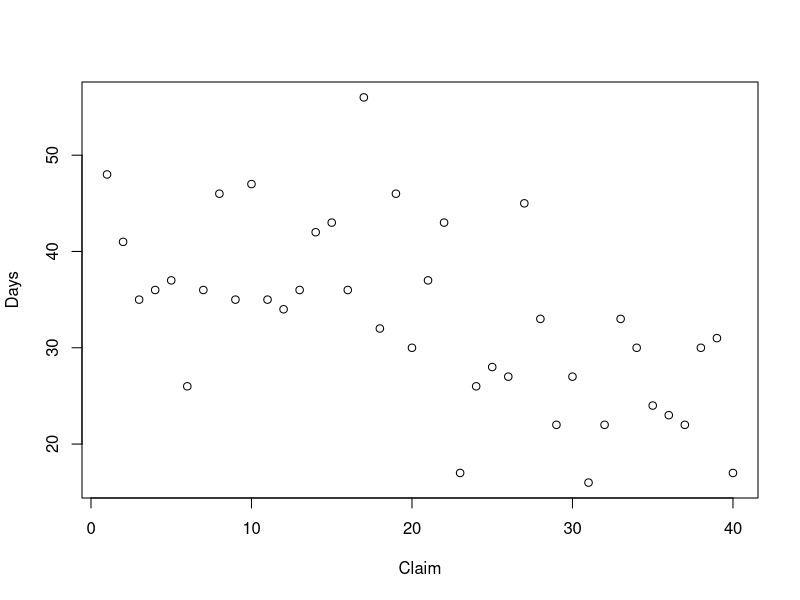
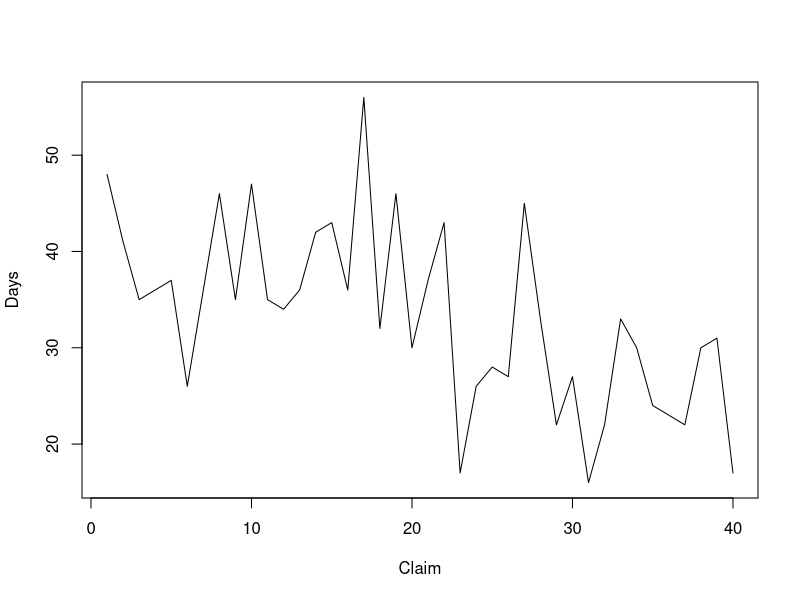
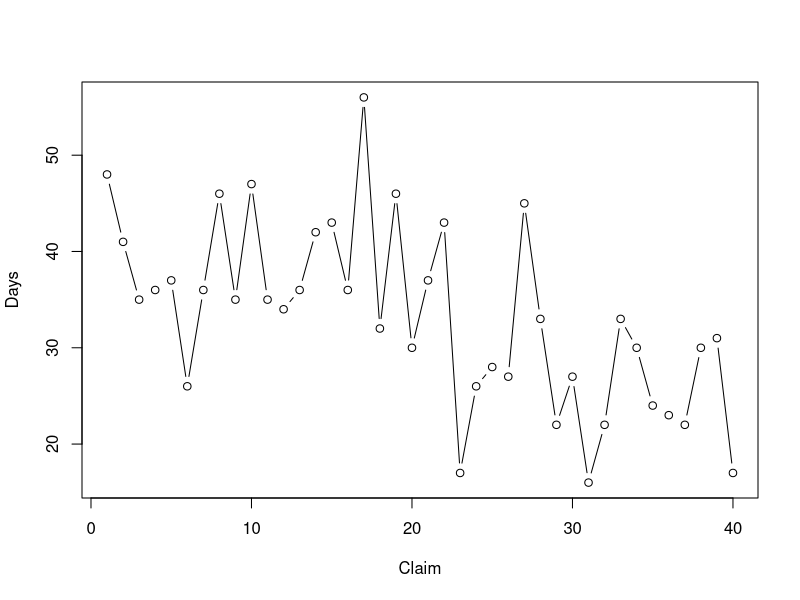
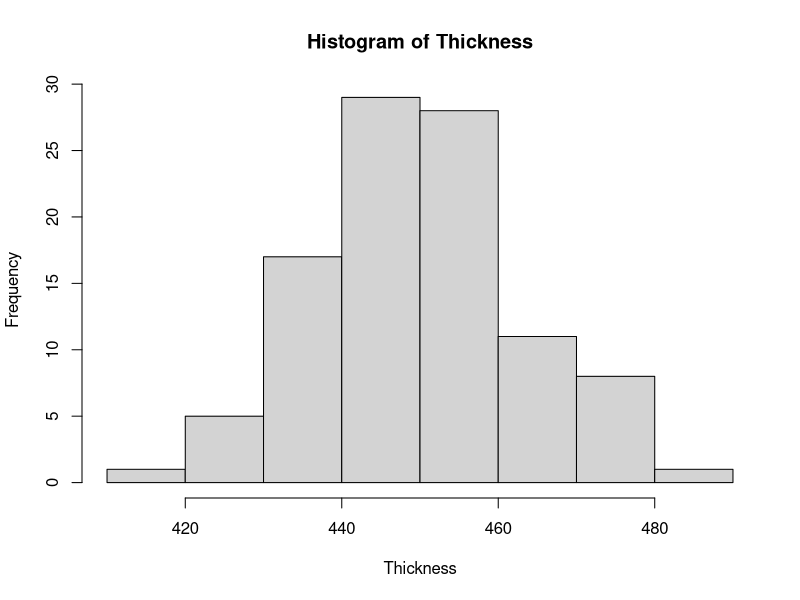
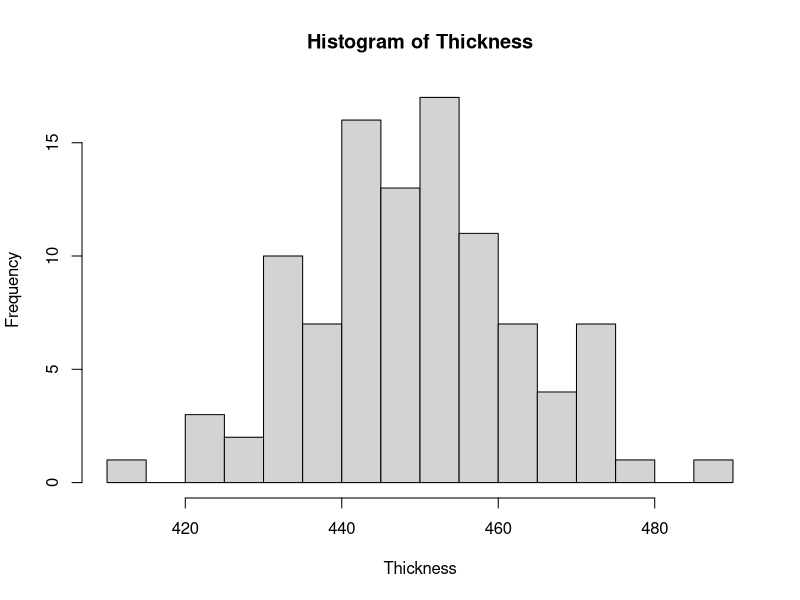
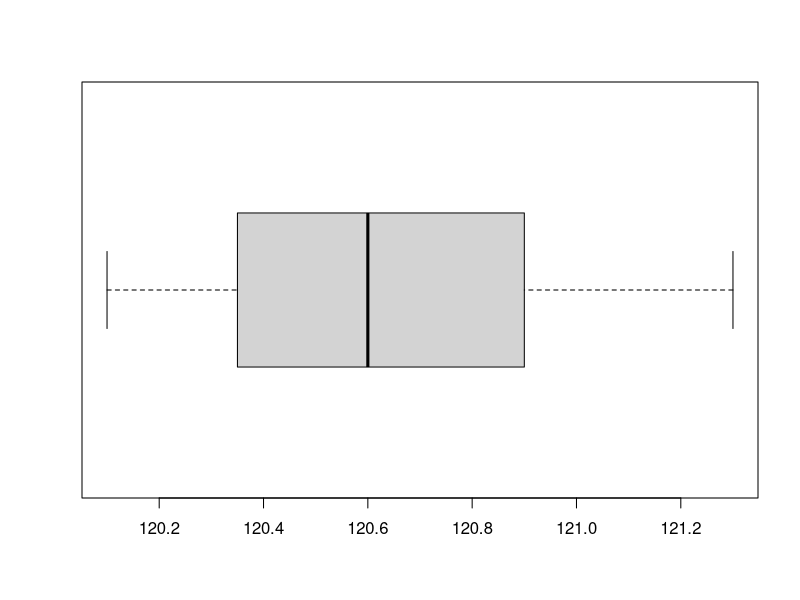
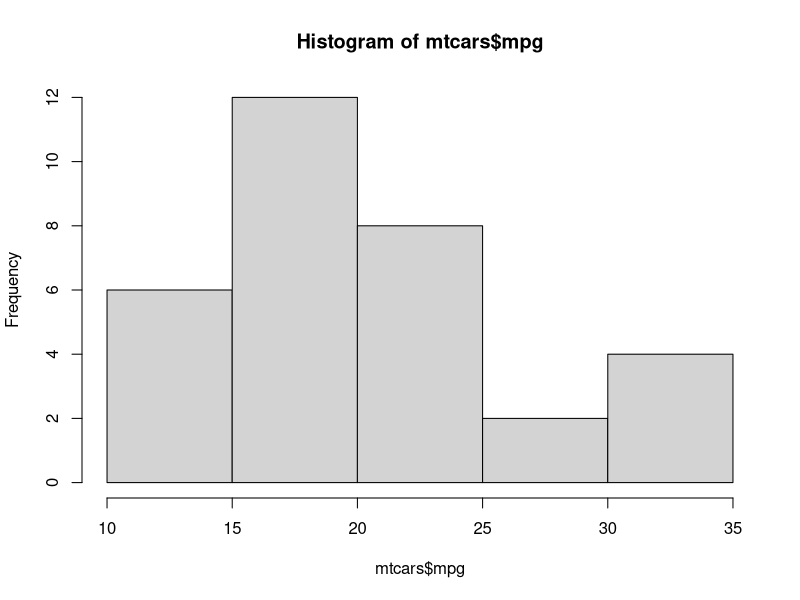
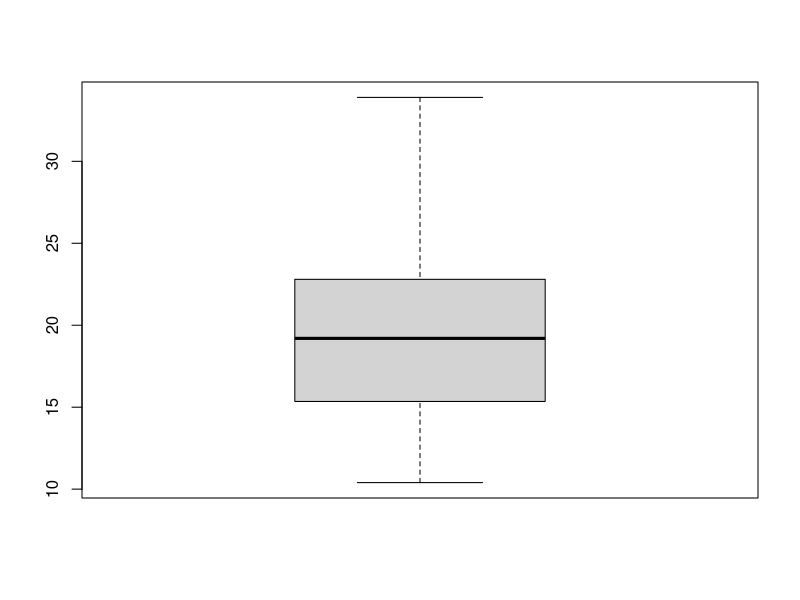

Source code (R) for these figures, in order:
# Data from Table 3.1
Claim=1:40
Days=c(48,41,35,36,37,26,36,46,35,47,
       35,34,36,42,43,36,56,32,46,30,
       37,43,17,26,28,27,45,33,22,27,
       16,22,33,30,24,23,22,30,31,17)

# Numerical summaries

n=length(Days)
n

n/2; n/2 + 1

sort(Days)
sort(Days)[20:21]
mean(sort(Days)[20:21])
median(Days)

?quantile

quantile(Days,.10)

quarts=quantile(Days,c(.25,.50,.75))
quarts

quarts[3]-quarts[1]
IQR(Days)

quarts[1]-1.5*IQR(Days)
quarts[3]+1.5*IQR(Days)

sum(Days)/length(Days)
mean(Days)

sum((Days-mean(Days))^2)/(length(Days)-1)
(sum(Days^2)-sum(Days)^2/length(Days))/(length(Days)-1)
var(Days)

sqrt(var(Days))
sd(Days)

ex1=1:5
ex2=ex1+10
ex3=ex1*10
ex4=ex1; ex4[5]=50
rbind(ex1,ex2,ex3,ex4)

mean(ex1); mean(ex2); mean(ex3); mean(ex4)

median(ex1); median(ex2); median(ex3); median(ex4)

IQR(ex1); IQR(ex2); IQR(ex3); IQR(ex4)

sd(ex1); sd(ex2); sd(ex3); sd(ex4)

# Visual summaries

stem(Days)

?stem

stem(Days, scale=.5)

plot(y=Days, x=Claim)          # Figure 3.2
plot(y=Days, x=Claim, type='l')
plot(Days~Claim, type='b')


# Data from Table 3.2
Thickness=c(438,413,444,468,445,472,474,454,455,449,
            450,450,450,459,466,470,457,441,450,445,
            487,430,446,450,456,433,455,459,423,455,
            451,437,444,453,434,454,448,435,432,441,
            452,465,466,473,471,464,478,446,459,464,
            441,444,458,454,437,443,465,435,444,457,
            444,471,471,458,459,449,462,460,445,437,
            461,453,452,438,445,435,454,428,454,434,
            432,431,455,447,454,435,425,449,449,452,
            471,458,445,463,423,451,440,442,441,439)

hist(Thickness)

?hist

hist(Thickness, breaks=15)


# Data from Table 3.4
Diameter=c(120.5,120.9,120.3,121.3,
           120.4,120.2,120.1,120.5,
           120.7,121.1,120.9,120.8)


boxplot(Diameter, horizontal=TRUE)


?mtcars

summary(mtcars$mpg)
stem(mtcars$mpg)
hist(mtcars$mpg)
boxplot(mtcars$mpg)
boxplot(mpg~cyl, data=mtcars, col=2:4)


# Hypergeometric distribution

N=52  # cards in deck
D=13  # Hearts in deck
n=5   # cards drawn

x=0:min(n,D)

probs=choose(D,x)*choose(N-D,n-x)/choose(N,n)
cbind(x,probs)

?dhyper
dhyper(x, m=D, n=N-D, k=n)

# P(at least 3 Hearts) =
sum(probs[4:6])

D=4   # Kings in deck

x=0:min(n,D)

# P(fewer than 2 Kings) =
sum(dhyper(x, m=D, n=N-D, k=n)[1:2])


# Binomial distribution

n=150
p=0.90

x=0:n

choose(n,x)*p^x*(1-p)^(n-x)
probs=dbinom(x, size=n, prob=p)
probs

plot(probs~x, type='h')

#P(between 3 and 6, inclusive, successes) =
sum(probs[40:70])


# Poisson distribution

?dpois

lambda=4
alot = 30
x=0:alot

lambda^x*exp(-lambda)/factorial(x)

probs=dpois(x, lambda)
probs

plot(probs~x, type='h')

# P(2 or fewer defects) =
sum(probs[1:3])

# P(more than 10 defects) =
1 - sum(probs[1:11])


# Negative Binomial & Geometric distributions

r=1
p=1/6

?dnbinom   # ?dgeom
# R defines the variable x as the number 
#  of FAILURES until the r^th success,
#  not the number of trials.
#  (R's x) + r = (book's x)

x=0:alot

dnbinom(x, size=r, prob=p)
dgeom(x, prob=p)

r=3
dnbinom(x, size=r, prob=p)


# Normal distribution

# Example 3.7

mu=40
sigma=2

?pnorm
# p____ gives cumulative probabilities F(x)
# d____ gives the height of the f(x) curve

# P(x <= 35) =
pnorm(35, mean=mu, sd=sigma)    # needs sd, not var
pnorm((35-mu)/sigma)

# P(x > 41) =
1 - pnorm(41, mu, sigma)

# Example 3.8

mu=0.2508        #0.2500
sigma=0.0005

spec1=0.2500-0.0015
spec2=0.2500+0.0015

pnorm(spec2, mu, sigma) - pnorm(spec1, mu, sigma)

# Example 3.9

mu=10
sigma=sqrt(9)

qnorm(.95, mu, sigma) #Gives the value back base on probability


# Getting the values in Figure 1.12

sig=1:6

# a (Normal centered at target)
(pnorm(sig)-pnorm(-sig))*100   # Percentage Inside Specs
(1-(pnorm(sig)-pnorm(-sig)))*1000000   # ppm Defective

# b (Normal with mean shifted by 1.5sigma from target
(pnorm(sig, -1.5)-pnorm(-sig, -1.5))*100   # Percentage Inside Specs
(1-(pnorm(sig, -1.5)-pnorm(-sig, -1.5)))*1000000   # ppm Defective


# Central limit theorem with dice

par(mfrow=c(2,2))     # plot in 2x2 grid

# A single die roll

n=10000
plot(table(sample(1:6,n,replace=T))/n, type='h', lwd=3, xlim=c(1,6),
     main='1 Roll', xlab='', ylab='Prob')

# Average of two die rolls
twos=(sample(1:6,n,replace=T)+sample(1:6,n,replace=T))/2
plot(table(twos)/length(twos), type='h', lwd=3, xlim=c(1,6),
     main='Average of 2 Rolls', xlab='', ylab='Prob')

# Average of four die rolls
fours=colMeans(matrix(sample(1:6,n*4,replace=T),nrow=4))
plot(table(fours)/length(fours), type='h', lwd=3, xlim=c(1,6),
     main='Average of 4 Rolls', xlab='', ylab='Prob')

# Average of twelve die rolls
twelves=colMeans(matrix(sample(1:6,n*12,replace=T),nrow=12))
plot(table(twelves)/length(twelves), type='h', lwd=3, xlim=c(1,6),
     main='Average of 12 Rolls', xlab='', ylab='Prob')


# Lognormal, Example 3.10

theta=6
omega=1.2

# P(x>500) =
1-plnorm(500, meanlog=theta, sdlog=omega)
1-pnorm(log(500), theta, omega)     
    # in R, log() is ln by default

qlnorm(.01, theta, omega)    
    # the book rounds qnorm(.01) to -2.33


# Exponential distribution

lambda=10^-4

1/lambda  # mean

# P(x < 10000) =
1 - exp(-lambda*10000)
pexp(10000, rate=lambda)

# P(x > 20000) =
1- (1 - exp(-lambda*20000))
1 - pexp(20000, rate=lambda)


# Gamma distribution, Example 3.11

r=2

# P(x > 20000) =
1 - pgamma(20000, shape=r, rate=lambda)


# Weibull distribution, Example 3.12

beta=1/2
theta=5000

# P(x > 20000)
1-(1-exp(-(20000/theta)^beta))
1-pweibull(20000, shape=beta, scale=theta)


# Probability plots, Example 3.13
octane=c(88.9, 87.0, 90.0, 88.2, 87.2, 87.4, 87.8, 89.7, 86.0, 89.6)

qqnorm(octane, datax=TRUE)
qqline(octane, datax=TRUE)

sort(qqnorm(octane)$x)   # R's quantiles

n=length(octane)
j=1:n
(j-0.5)/n
qnorm((j-0.5)/n)         # book's quantiles

qqplot(octane, qnorm((j-0.5)/n))


# Binomial Approximation to Hypergeometric

N=200
D=5
n=10

n/N   # <= 0.1

round(dhyper(0:min(D,n), m=D, n=N-D, k=n), 4)

round(dbinom(0:n, size=n, prob=D/N), 4)


# Poisson Approximation to Binomial

n=100
p=0.025

round(dbinom(0:n, size=n, prob=p), 4)

round(dpois(0:n, lambda=n*p), 4)


# Normal Approximation to Binomial

n=40
p=0.5

mu=n*p
sigma=sqrt(n*p*(1-p))

pnorm(18.5, mu, sigma)-pnorm(17.5, mu, sigma)
dbinom(18, n, p)

1-pnorm(24.5, mu, sigma)
sum(dbinom(25:n, n, p))

plot(x=0:n, y=dbinom(0:n, n, p), type='h', lwd=2)
curve(dnorm(x, mu, sigma), col='purple', lwd=2, add=TRUE)